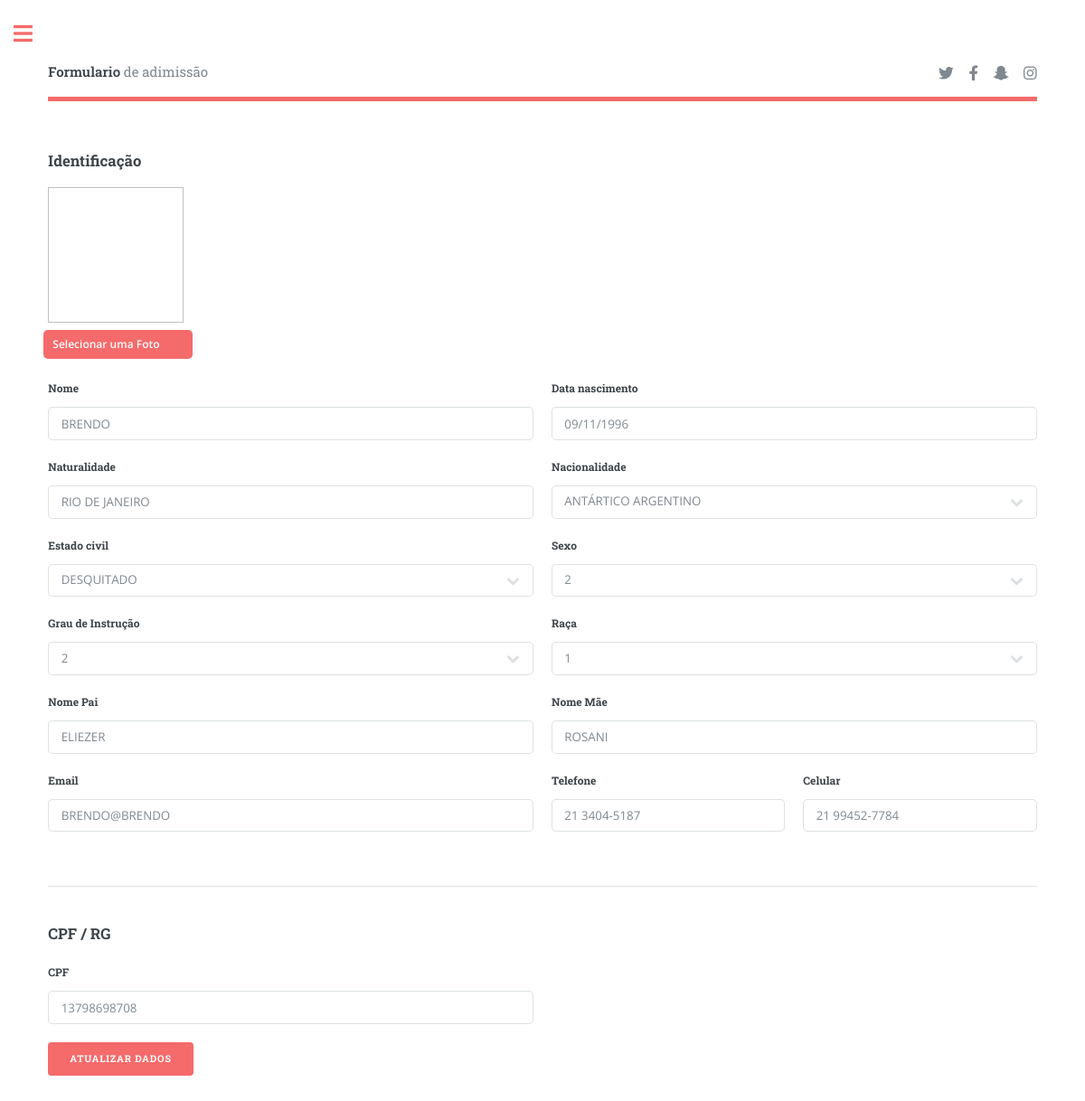
/editar.php (signed in), run on the app's committed database.
### tables this page shows
CREATE TABLE `pfunc` (
  `CODCOLIGADA` int(11) DEFAULT NULL,
  `ID` int(11) NOT NULL,
  `NOME` varchar(100) DEFAULT NULL,
  `DTNASC` date DEFAULT NULL,
  `NATURALIDADE` varchar(20) DEFAULT NULL,
  `NACIONALIDADE` varchar(20) DEFAULT NULL,
  `ESTADOCIVIL` varchar(2) DEFAULT NULL,
  `SEXO` varchar(2) DEFAULT NULL,
  `GRAUINSTRUCAO` varchar(10) DEFAULT NULL,
  `RACA` varchar(10) DEFAULT NULL,
  `NOMEPAI` varchar(50) DEFAULT NULL,
  `NOMEMAE` varchar(50) DEFAULT NULL,
  `EMAIL` varchar(50) DEFAULT NULL,
  `TELEFONE` varchar(20) DEFAULT NULL,
  `CELULAR` varchar(20) DEFAULT NULL,
  `CPF` varchar(14) NOT NULL,
  `RG` varchar(10) DEFAULT NULL,
  `DTEMISSAORG` date DEFAULT NULL,
  `ORGAORG` varchar(10) DEFAULT NULL,
  `ESTADORG` varchar(2) DEFAULT NULL,
  `TITULO` varchar(10) DEFAULT NULL,
  `ZONA` varchar(10) DEFAULT NULL,
  `SECAO` varchar(10) DEFAULT NULL,
  `DTEMISSAOTITULO` date DEFAULT NULL,
  `ESTADOTITULO` varchar(2) DEFAULT NULL,
  `NUMEROCARTEIRA` varchar(10) DEFAULT NULL,
  `SERIECARTEIRA` varchar(10) DEFAULT NULL,
  `DTEMISSAOCTPS` date DEFAULT NULL,
  `ESTADOCTPS` varchar(2) DEFAULT NULL,
  `ALISTAMENTO` varchar(10) DEFAULT NULL,
  `CATEGORIAMILITAR` varchar(10) DEFAULT NULL,
  `PIS` varchar(20) DEFAULT NULL,
  `CEP` varchar(10) DEFAULT NULL,
  `LAGRADOURO` varchar(50) DEFAULT NULL,
  `NUMERO` int(11) DEFAULT NULL,
  `COMPLEMENTO` varchar(50) DEFAULT NULL,
  `BAIRRO` varchar(20) DEFAULT NULL,
  `MUNICIPIO` varchar(20) DEFAULT NULL,
  `ESTADO` varchar(2) DEFAULT NULL,
  `BANCO` varchar(10) DEFAULT NULL,
  `AGENCIA` varchar(10) DEFAULT NULL,
  `DAGENCIA` varchar(1) DEFAULT NULL,
  `CONTA` varchar(10) DEFAULT NULL,
  `DCONTA` varchar(1) DEFAULT NULL
);

CREATE TABLE `pcodnacao` (
  `codigo` int(10) UNSIGNED NOT NULL,
  `nacao` varchar(50) NOT NULL,
  `descricao` varchar(50) NOT NULL
);

CREATE TABLE `estadocivil` (
  `id` varchar(1) NOT NULL,
  `descricao` varchar(10) NOT NULL
);

### editar.php (the view, shortened to what this page needs)
<?php
include_once 'conexao.php';
?>
<?php
	$CPF = $_SESSION['cpf'];
	$sql = "SELECT
	*
FROM
	PFUNC FUN
	INNER JOIN PCODNACAO NACAO ON FUN.NACIONALIDADE = NACAO.CODIGO
    INNER JOIN ESTADOCIVIL CIVIL ON FUN.ESTADOCIVIL = CIVIL.ID
WHERE FUN.CPF ='{$CPF}'";
	$resultado_usuario = mysqli_query($conexao,$sql);
	$row_usuario = mysqli_fetch_assoc($resultado_usuario);
?>
<!DOCTYPE HTML>
<html>
<head>
	<link rel="stylesheet" href="assets/css/main.css" />
	<link rel="stylesheet" href="assets/css/stylesheet.css"/>
</head>
<body class="is-preload">
	<div id="wrapper">
		<div id="main">
			<div class="inner">
				<header id="header">
					<a href="#" class="logo"><strong>Formulario</strong> de adimissão</a>
					<ul class="icons">
						<li><a href="#" class="icon brands fa-twitter"><span class="label">Twitter</span></a></li>
						<li><a href="#" class="icon brands fa-facebook-f"><span class="label">Facebook</span></a></li>
						<li><a href="#" class="icon brands fa-snapchat-ghost"><span class="label">Snapchat</span></a></li>
						<li><a href="#" class="icon brands fa-instagram"><span class="label">Instagram</span></a></li>
					</ul>
				</header>
				<section>
					<form method="post" action="update.php" enctype="multipart/form-data">
						<div class="logo">
							<h3>Identificação</h3>
							<img style="height: 150px; width: 150px;"><br>
							<label id="teste" for='imagem'>Selecionar uma Foto</label>
							<input type="file" name="imagem" id="imagem" onchange="previewImagem()" ><br>
						</div>
						<div class="row gtr-uniform">
							<div class="col-6 col-12-xsmall">
								<h5>Nome</h5>
								<input type="text" name="nome" id="nome" value="<?php echo $row_usuario['NOME'];?>"/>
							</div>
							<div class="col-6 col-12-xsmall">
								<h5>Data nascimento</h5>
								<?php
									$data = $row_usuario['DTNASC'];
									$dataP = explode('-', $data);
									$dataParaExibir = $dataP[2].'/'.$dataP[1].'/'.$dataP[0];
								?>
								<input type="text" name="dtnasc" id="dtnasc" value="<?php echo $dataParaExibir;?>" placeholder="Data nascimento" maxlength="10" onkeyup="formatar(this,'##/##/####',event)" style="text-transform:uppercase;"/>
							</div>
							<div class="col-6 col-12-xsmall">
								<h5>Naturalidade</h5>
								<input type="text" name="naturalidade" id="naturalidade" value="<?php echo $row_usuario['NATURALIDADE'];?>" placeholder="naturalidade" style="text-transform:uppercase;" />
							</div>
							<div class="col-6 col-12-xsmall">
								<h5>Nacionalidade</h5>
								<select name="nacionalidade" id="nacionalidade" style="text-transform:uppercase";>
								<option value="<?php echo $row_usuario['NACIONALIDADE'];?>"><?php echo $row_usuario['nacao'];?></option>
								  </select>
							</div>
							<div class="col-6 col-12-xsmall">
								<h5>Estado civil</h5>
								<select name="estadocivil" id="estadocivil" style="text-transform:uppercase;">
									<option value="<?php echo $row_usuario['ESTADOCIVIL'];?>"><?php echo $row_usuario['descricao'];?></option>
								</select>
							</div>
							<div class="col-6 col-12-xsmall">
								<h5>Sexo</h5>
									<select name="sexo" id="sexo" style="text-transform:uppercase;">
									<option value="<?php echo $row_usuario['SEXO'];?>"><?php echo $row_usuario['GRAUINSTRUCAO'];?></option>
								</select>
							</div>
							<div class="col-6 col-12-xsmall">
								<h5>Grau de Instrução</h5>
								<select name="grauinstrucao" id="grauinstrucao" style="text-transform:uppercase;">
									<option value="<?php echo $row_usuario['GRAUINSTRUCAO'];?>"><?php echo $row_usuario['GRAUINSTRUCAO'];?></option>
								</select>
							</div>
							<div class="col-6 col-12-xsmall">
								<h5>Raça</h5>
								<select name="raca" id="raca" style="text-transform:uppercase;">
									<option value="<?php echo $row_usuario['RACA'];?>"><?php echo $row_usuario['RACA'];?></option>
								</select>
							</div>
							<div class="col-6 col-12-xsmall">
								<h5>Nome Pai</h5>
								<input type="text" name="nomepai" id="nomepai" value="<?php echo $row_usuario['NOMEPAI'];?>" placeholder="Nome Pai" style ="text-transform:uppercase" />
							</div>
							<div class="col-6 col-12-xsmall">
								<h5>Nome Mãe</h5>
								<input type="text" name="nomemae" id="nomemae" value="<?php echo $row_usuario['NOMEMAE'];?>" placeholder="Nome Mãe" style="text-transform:uppercase"/>
							</div>
							<div class="col-6 col-12-xsmall">
								<h5>Email</h5>
								<input type="text" name="email" id="email" value="<?php echo $row_usuario['EMAIL'];?>" placeholder="Email" style = "text-transform:uppercase" />
							</div>
							<div class="col-3 col-12-xsmall">
								<h5>Telefone</h5>
								<input type="text" name="telefone" id="telefone" value="<?php echo $row_usuario['TELEFONE'];?>" placeholder="DD 0000-0000" maxlength="12" onkeyup="formatar(this,'## ####-####',event)" />
							</div>
							<div class="col-3 col-12-xsmall">
								<h5>Celular</h5>
								<input type="text" name="celular" id="celular" value="<?php echo $row_usuario['CELULAR'];?>" placeholder="DD 00000-0000" maxlength="13" onkeyup="formatar(this,'## #####-####',event)" />
							</div>
							<div class="col-12">
								<hr class="major" />
								<h3>CPF / RG</h3>
							</div>
							<div class="col-6 col-12-xsmall">
								<h5>CPF</h5>
								<input type="text" name="cpf" id="cpf" value="<?php echo $row_usuario['CPF'];?>" placeholder="CPF" maxlength="11"  style="text-transform:uppercase"/>
							</div>
							<p> </p>
							<div class="col-12">
								<ul class="actions">
									<li><input type="submit" value="Atualizar Dados" class="primary" /></li>
								</ul>
							</div>
						</div>
					</form>
			</div>
		</div>
	</div>
</body>
</html>

### assets/css/stylesheet.css (style rules this page uses)
#teste { background-color: #f56a6a; border-radius: 5px; color: #fff; cursor: pointer; margin: 1px; padding: 6px 10px; height: 32px; width: 165px; margin-left:-5px; }

### data on the page
pfunc: nome "BRENDO", dtnasc "09/11/1996", naturalidade "RIO DE JANEIRO", nacionalidade "Antártico Argentino", estadocivil "Desquitado", sexo "2", grauinstrucao "2", raca "1", nomepai "ELIEZER", nomemae "ROSANI", email "brendo@brendo", telefone "21 3404-5187", celular "21 99452-7784", cpf "13798698708"
